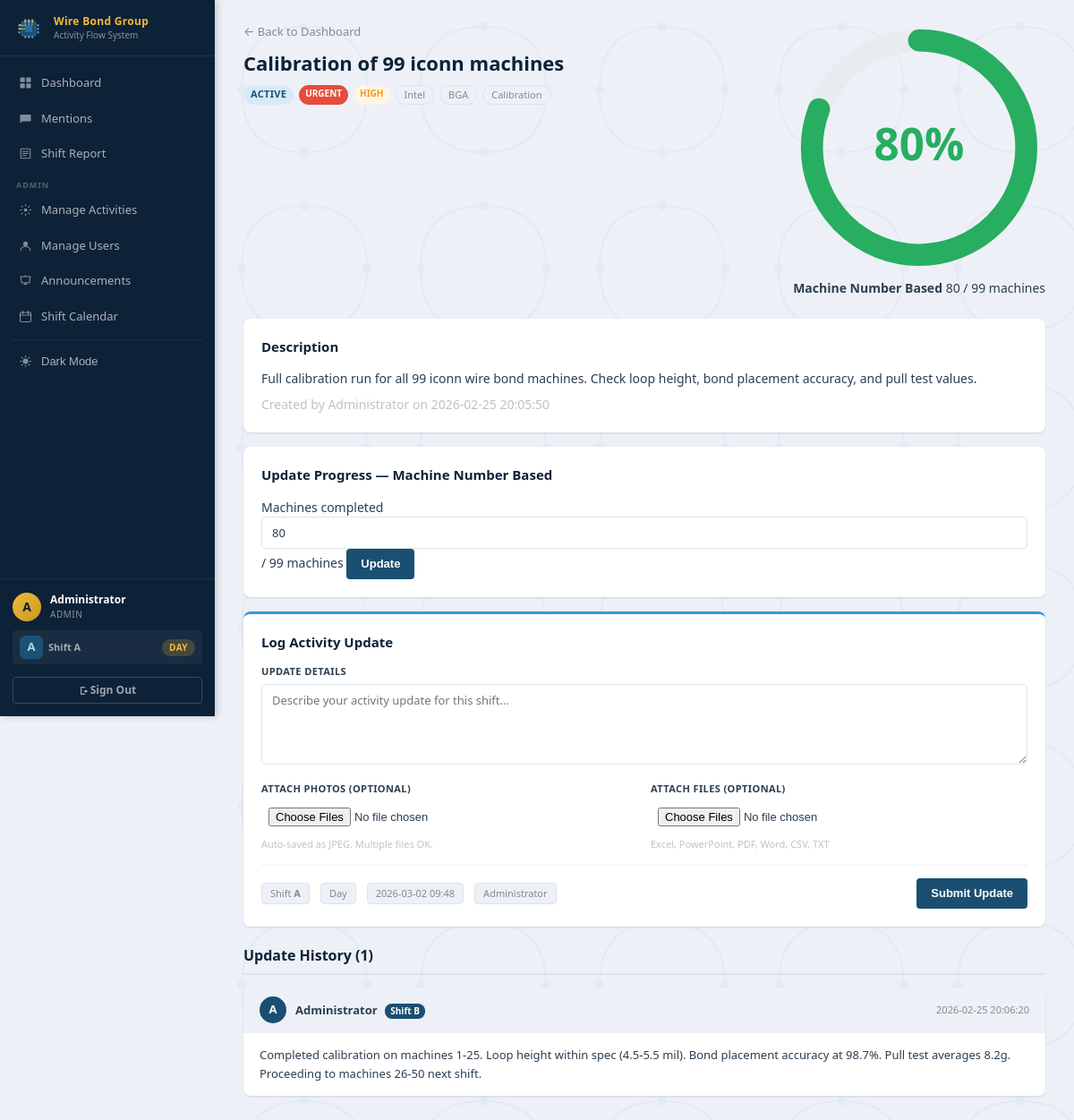
Screenshot of /activity/1 (signed in) with the database file from the repository.
### tables this page shows
CREATE TABLE users (
        id          INTEGER PRIMARY KEY AUTOINCREMENT,
        username    TEXT    UNIQUE NOT NULL,
        password    TEXT    NOT NULL,
        full_name   TEXT    NOT NULL,
        role        TEXT    DEFAULT 'user',
        shift       TEXT    DEFAULT 'A',
        is_active   INTEGER DEFAULT 1,
        created_at  TEXT    DEFAULT (datetime('now','localtime'))
    );

CREATE TABLE activities (
        id          INTEGER PRIMARY KEY AUTOINCREMENT,
        title       TEXT    NOT NULL,
        customer    TEXT,
        device      TEXT,
        category    TEXT,
        description TEXT,
        status      TEXT    DEFAULT 'active',
        priority    TEXT    DEFAULT 'normal',
        is_urgent   INTEGER DEFAULT 0,
        due_date    TEXT,
        created_by  INTEGER,
        created_at  TEXT    DEFAULT (datetime('now','localtime')), progress_type TEXT DEFAULT 'none', progress_total REAL DEFAULT 0, progress_current REAL DEFAULT 0, progress_unit TEXT DEFAULT '',
        FOREIGN KEY (created_by) REFERENCES users(id)
    );

CREATE TABLE activity_updates (
        id           INTEGER PRIMARY KEY AUTOINCREMENT,
        activity_id  INTEGER NOT NULL,
        user_id      INTEGER NOT NULL,
        update_text  TEXT    NOT NULL,
        shift        TEXT,
        created_at   TEXT    DEFAULT (datetime('now','localtime')),
        FOREIGN KEY (activity_id) REFERENCES activities(id),
        FOREIGN KEY (user_id) REFERENCES users(id)
    );

### app.py (the view)
@app.route('/activity/<int:activity_id>')
@login_required
def activity_detail(activity_id):
    db = get_db()
    activity = db.execute(
        "SELECT a.*, u.full_name AS created_by_name FROM activities a "
        "LEFT JOIN users u ON a.created_by = u.id WHERE a.id = ?",
        (activity_id,)
    ).fetchone()
    if not activity:
        flash('Activity not found.', 'danger')
        return redirect(url_for('dashboard'))
    progress = calc_progress(activity, db)
    updates = db.execute("""
        SELECT au.*, u.full_name AS user_name, u.shift AS user_shift
        FROM activity_updates au
        JOIN users u ON au.user_id = u.id
        WHERE au.activity_id = ?
        ORDER BY au.created_at DESC
    """, (activity_id,)).fetchall()
    updates_with_media = []
    for upd in updates:
        photos = db.execute("SELECT * FROM update_photos WHERE update_id = ?", (upd['id'],)).fetchall()
        files = db.execute("SELECT * FROM update_files WHERE update_id = ?", (upd['id'],)).fetchall()
        updates_with_media.append({'entry': upd, 'photos': photos, 'files': files})
    activity_files = db.execute(
        "SELECT * FROM update_files WHERE activity_id = ? AND update_id IS NULL", (activity_id,)
    ).fetchall()
    checklist = db.execute(
        "SELECT ci.*, u.full_name AS completed_by_name FROM checklist_items ci "
        "LEFT JOIN users u ON ci.completed_by = u.id "
        "WHERE ci.activity_id = ? ORDER BY ci.sort_order, ci.id",
        (activity_id,)
    ).fetchall()
    return render_template('activity_detail.html',
                           activity=activity,
                           progress=progress,
                           updates=updates_with_media,
                           activity_files=activity_files,
                           checklist=checklist)

### templates/activity_detail.html (shortened to what this page needs)
{% extends 'base.html' %}
{% block content %}
<div class="page-header">
    <div>
        <a href="{{ url_for('dashboard') }}" class="back-link">&larr; Back to Dashboard</a>
        <h1 class="page-title">{{ activity.title }}</h1>
        <div class="activity-meta-header">
            <span class="status-badge status-{{ activity.status }}">{{ activity.status | title }}</span>
            {% if activity.is_urgent %}<span class="urgent-badge">URGENT</span>{% endif %}
            <span class="priority-badge priority-{{ activity.priority }}">{{ activity.priority | title }}</span>
            {% if activity.customer %}<span class="meta-pill">{{ activity.customer }}</span>{% endif %}
            {% if activity.device %}<span class="meta-pill">{{ activity.device }}</span>{% endif %}
            {% if activity.category %}<span class="meta-pill">{{ activity.category }}</span>{% endif %}
        </div>
    </div>
    {% if activity.progress_type != 'none' and progress is not none %}
    <div class="detail-progress-wrap">
        {% set r = 34 %}
        {% set circ = 2 * 3.14159 * r %}
        {% set dash = (progress / 100) * circ %}
        {% set gap  = circ - dash %}
        {% if progress >= 75 %}{% set pc = '#27AE60' %}{% elif progress >= 40 %}{% set pc = '#F39C12' %}{% else %}{% set pc = '#E74C3C' %}{% endif %}
        <svg class="progress-donut-lg" viewBox="0 0 80 80">
            <circle cx="40" cy="40" r="{{ r }}" fill="none" stroke="#E8ECF0" stroke-width="7"/>
            <circle cx="40" cy="40" r="{{ r }}" fill="none"
                    stroke="{{ pc }}" stroke-width="7"
                    stroke-dasharray="{{ '%.1f'|format(dash) }} {{ '%.1f'|format(gap) }}"
                    stroke-linecap="round" transform="rotate(-90 40 40)"/>
            <text x="40" y="44" text-anchor="middle" font-size="14" font-weight="800" fill="{{ pc }}">{{ progress | int }}%</text>
        </svg>
        <div class="detail-progress-label">
            <strong>{{ progress_types[activity.progress_type] }}</strong>
            {% if activity.progress_type in ('machine_count','units_bonded') %}
            <span>{{ activity.progress_current | int }} / {{ activity.progress_total | int }} {{ activity.progress_unit }}</span>
            {% elif activity.progress_type == 'done_not_done' %}
            <span>{% if progress == 100 %}Done ✓{% else %}Not Yet{% endif %}</span>
            {% endif %}
        </div>
    </div>
    {% endif %}
</div>
{% if activity.description %}
<div class="card description-card">
    <h3>Description</h3>
    <p>{{ activity.description }}</p>
    <p class="created-info">Created by {{ activity.created_by_name }} on {{ activity.created_at }}</p>
</div>
{% endif %}
{% if activity.progress_type != 'none' %}
<div class="card progress-update-card">
    <h3>Update Progress — {{ progress_types[activity.progress_type] }}</h3>
    {% if activity.progress_type == 'checklist' %}
    <div class="checklist-list">
        {% for item in checklist %}
        <form method="POST" action="{{ url_for('toggle_checklist', activity_id=activity.id, item_id=item.id) }}" class="checklist-row">
            <button type="submit" class="checklist-check {% if item.is_completed %}checked{% endif %}" title="Toggle">
                {% if item.is_completed %}&#10003;{% else %}&nbsp;{% endif %}
            </button>
            <span class="checklist-text {% if item.is_completed %}done{% endif %}">{{ item.item_text }}</span>
            {% if item.is_completed and item.completed_by_name %}
            <span class="checklist-meta">{{ item.completed_by_name }} &bull; {{ item.completed_at }}</span>
            {% endif %}
        </form>
        {% else %}
        <p class="text-muted">No checklist items yet.</p>
        {% endfor %}
    </div>
    {% if session.get('role') == 'admin' %}
    <form method="POST" action="{{ url_for('admin_add_checklist_item', activity_id=activity.id) }}" class="add-checklist-form">
        <input type="text" name="item_text" class="form-control" placeholder="Add new checklist item…" required>
        <button type="submit" class="btn btn-sm btn-primary">+ Add</button>
    </form>
    {% endif %}
    {% elif activity.progress_type in ('machine_count','units_bonded') %}
    <form method="POST" action="{{ url_for('update_progress', activity_id=activity.id) }}" class="progress-form-inline">
        <label>{{ 'Machines completed' if activity.progress_type == 'machine_count' else 'Units bonded' }}</label>
        <div class="progress-input-row">
            <input type="number" name="progress_current" class="form-control w-120"
                   value="{{ activity.progress_current | int }}"
                   min="0" max="{{ activity.progress_total | int }}" step="1" required>
            <span class="progress-of">/ {{ activity.progress_total | int }} {{ activity.progress_unit }}</span>
            <button type="submit" class="btn btn-primary">Update</button>
        </div>
    </form>
    {% endif %}
</div>
{% endif %}
<div class="card update-form-card">
    <h3>Log Activity Update</h3>
    <form method="POST" action="{{ url_for('add_update', activity_id=activity.id) }}" enctype="multipart/form-data">
        <div class="form-group">
            <label for="update_text">Update Details</label>
            <textarea id="update_text" name="update_text" class="form-control" rows="4"
                      placeholder="Describe your activity update for this shift…" required></textarea>
        </div>
        <div class="form-row">
            <div class="form-group flex-1">
                <label>Attach Photos (optional)</label>
                <input type="file" name="photos" class="form-control-file" multiple accept="image/*">
                <small class="form-hint">Auto-saved as JPEG. Multiple files OK.</small>
            </div>
            <div class="form-group flex-1">
                <label>Attach Files (optional)</label>
                <input type="file" name="files" class="form-control-file" multiple
                       accept=".xlsx,.xls,.pptx,.ppt,.pdf,.docx,.doc,.csv,.txt">
                <small class="form-hint">Excel, PowerPoint, PDF, Word, CSV, TXT</small>
            </div>
        </div>
        <div class="form-footer">
            <div class="auto-fields">
                <span class="auto-field">Shift <strong>{{ current_shift }}</strong></span>
                <span class="auto-field">{{ time_slot }}</span>
                <span class="auto-field">{{ now.strftime('%Y-%m-%d %H:%M') }}</span>
                <span class="auto-field">{{ session.get('full_name') }}</span>
            </div>
            <button type="submit" class="btn btn-primary">Submit Update</button>
        </div>
    </form>
</div>
<div class="updates-section">
    <h3 class="section-title">Update History ({{ updates|length }})</h3>
    {% for item in updates %}
    <div class="update-card">
        <div class="update-header">
            <div class="update-user-info">
                <div class="user-avatar">{{ item.entry.user_name[0] | upper }}</div>
                <div>
                    <span class="update-user-name">{{ item.entry.user_name }}</span>
                    <span class="update-shift-badge">Shift {{ item.entry.shift }}</span>
                </div>
            </div>
            <span class="update-timestamp">{{ item.entry.created_at }}</span>
        </div>
        <div class="update-body"><p>{{ item.entry.update_text }}</p></div>
    </div>
    {% else %}
    <div class="empty-state small"><p>No updates yet. Be the first to log one!</p></div>
    {% endfor %}
</div>
{% endblock %}

### templates/base.html (shortened to what this page needs)
<!DOCTYPE html>
<html lang="en" data-theme="light">
<head>
    <link rel="stylesheet" href="{{ url_for('static', filename='css/style.css') }}">
</head>
<body>
{% if session.get('user_id') %}
<nav class="navbar">
    <div class="nav-brand">
        <div class="nav-brand-text">
            <span class="nav-title">Wire Bond Group</span>
            <span class="nav-subtitle">Activity Flow System</span>
        </div>
    </div>
    <div class="nav-links">
        <a href="{{ url_for('dashboard') }}" class="nav-link {% if request.endpoint == 'dashboard' %}active{% endif %}">
            Dashboard
        </a>
        <a href="{{ url_for('my_mentions') }}" class="nav-link {% if request.endpoint == 'my_mentions' %}active{% endif %}">
            <svg class="nav-icon-svg" viewBox="0 0 20 20"><path d="M3 4h14a1 1 0 011 1v8a1 1 0 01-1 1H5l-3 3V5a1 1 0 011-1z" fill="currentColor"/></svg>
            Mentions
        </a>
        <a href="{{ url_for('generate_report') }}" class="nav-link {% if request.endpoint == 'generate_report' %}active{% endif %}">
            <svg class="nav-icon-svg" viewBox="0 0 20 20"><path d="M4 3h12a1 1 0 011 1v12a1 1 0 01-1 1H4a1 1 0 01-1-1V4a1 1 0 011-1z" fill="none" stroke="currentColor" stroke-width="1.5"/><path d="M6 7h8M6 10h8M6 13h5" stroke="currentColor" stroke-width="1.5" stroke-linecap="round"/></svg>
            Shift Report
        </a>
        {% if session.get('role') == 'admin' %}
        <div class="nav-section-label">ADMIN</div>
        <a href="{{ url_for('admin_activities') }}" class="nav-link {% if request.endpoint in ['admin_activities'] %}active{% endif %}">
            <svg class="nav-icon-svg" viewBox="0 0 20 20"><circle cx="10" cy="10" r="2.5" fill="currentColor"/><path d="M10 2v2M10 16v2M2 10h2M16 10h2M4.2 4.2l1.4 1.4M14.4 14.4l1.4 1.4M4.2 15.8l1.4-1.4M14.4 5.6l1.4-1.4" stroke="currentColor" stroke-width="1.5" stroke-linecap="round"/></svg>
            Manage Activities
        </a>
        <a href="{{ url_for('admin_users') }}" class="nav-link {% if request.endpoint == 'admin_users' %}active{% endif %}">
            <svg class="nav-icon-svg" viewBox="0 0 20 20"><circle cx="10" cy="7" r="3.5" fill="currentColor"/><path d="M3 17c0-3.5 3.1-6 7-6s7 2.5 7 6" stroke="currentColor" stroke-width="1.5" fill="none" stroke-linecap="round"/></svg>
            Manage Users
        </a>
        <a href="{{ url_for('admin_announcements') }}" class="nav-link {% if request.endpoint == 'admin_announcements' %}active{% endif %}">
            <svg class="nav-icon-svg" viewBox="0 0 20 20"><path d="M3 4h14l-1 9H4L3 4z" fill="none" stroke="currentColor" stroke-width="1.5"/><path d="M8 15h4" stroke="currentColor" stroke-width="2" stroke-linecap="round"/><circle cx="10" cy="3" r="1" fill="currentColor"/></svg>
            Announcements
        </a>
        <a href="{{ url_for('admin_calendar') }}" class="nav-link {% if request.endpoint == 'admin_calendar' %}active{% endif %}">
            <svg class="nav-icon-svg" viewBox="0 0 20 20"><rect x="2" y="4" width="16" height="14" rx="2" fill="none" stroke="currentColor" stroke-width="1.5"/><path d="M2 8h16M6 2v4M14 2v4" stroke="currentColor" stroke-width="1.5" stroke-linecap="round"/></svg>
            Shift Calendar
        </a>
        {% endif %}
        <div class="nav-divider"></div>
        <button class="nav-link theme-toggle-btn" id="theme-toggle" onclick="toggleTheme()" title="Toggle dark mode">
            <svg class="nav-icon-svg theme-icon-sun" viewBox="0 0 20 20"><circle cx="10" cy="10" r="4" fill="currentColor"/><path d="M10 2v2M10 16v2M2 10h2M16 10h2M4.2 4.2l1.4 1.4M14.4 14.4l1.4 1.4M4.2 15.8l1.4-1.4M14.4 5.6l1.4-1.4" stroke="currentColor" stroke-width="1.5" stroke-linecap="round"/></svg>
            <span class="theme-label">Dark Mode</span>
        </button>
    </div>
    <div class="nav-user">
        <div class="nav-user-identity">
            <div class="nav-user-avatar">{{ session.get('full_name', 'U')[0] }}</div>
            <div class="nav-user-details">
                <span class="user-name">{{ session.get('full_name', 'User') }}</span>
                <span class="user-role">{{ session.get('role', 'user') | title }}</span>
            </div>
        </div>
        <div class="nav-shift-info">
            <span class="shift-letter-badge shift-{{ session.get('shift','A') | lower }}">{{ session.get('shift','A') }}</span>
            <span class="nav-shift-label">Shift {{ session.get('shift','A') }}</span>
            <span class="time-slot-pill time-slot-{{ time_slot | lower }}">{{ time_slot }}</span>
        </div>
        <a href="{{ url_for('logout') }}" class="btn-outline-nav">
            <svg style="width:13px;height:13px;" viewBox="0 0 20 20" fill="currentColor"><path d="M3 3h8v2H5v10h6v2H3V3z"/><path d="M11 8l4 3-4 3V8z"/><rect x="9" y="10" width="6" height="1.5" rx=".5"/></svg>
            Sign Out
        </a>
    </div>
</nav>
{% endif %}
<main class="main-content {% if not session.get('user_id') %}no-nav{% endif %}">
    {% block content %}{% endblock %}
</main>
</body>
</html>

### rows the page displays
users: get "Administrator", created_by_name "Administrator", entry "A", entry.user_name "Administrator"
activities: title "Calibration of 99 iconn machines", status "ACTIVE", priority "HIGH", customer "Intel", device "BGA", category "Calibration", progress_type "Machine Number Based", progress_current "80", progress_total "99", progress_unit "machines", description "Full calibration run for all 99 iconn wire bond machines. Check loop height, bond placement accuracy, and pull test values.", created_at "2026-02-25 20:05:50", progress_type "Machines completed"
activity_updates: entry.shift "B", entry.created_at "2026-02-25 20:06:20", entry.update_text "Completed calibration on machines 1-25. Loop height within spec (4.5-5.5 mil). Bond placement accuracy at 98.7%. Pull test averages 8.2g. Proceeding to machines 26-50 next shift."

### other values shown
{{ session.get('full_name', 'U')[0] }} "A"
{{ session.get('role', 'user') | title }} "ADMIN"
{{ session.get('shift','A') }} "A"
{{ time_slot }} "DAY"
{{ progress | int }} "80"
{{ current_shift }} "A"
{{ time_slot }} "Day"
{{ updates|length }} "1"
